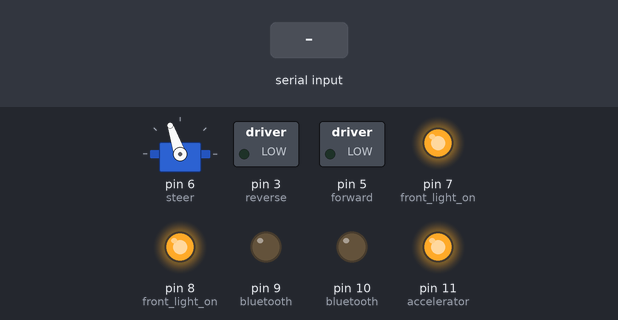
Recording of a sketch running on a simulated Arduino Uno, built with avr-gcc and run on an emulated ATmega328P. Parts: servo, switched loads named in the sketch (green lamp = pin HIGH), output pins drawn as LEDs (lit = HIGH). Inputs (shaded band) come from the test bench.

Above: at 1.2 s.
1.3 s: byte 88 ('X') received over Serial
At 1.8 s:
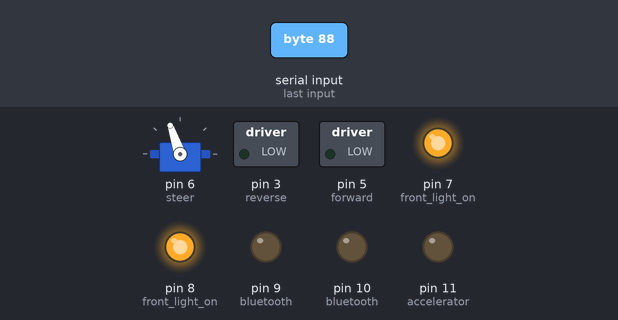
4.3 s: "G" received over Serial
At 4.8 s:
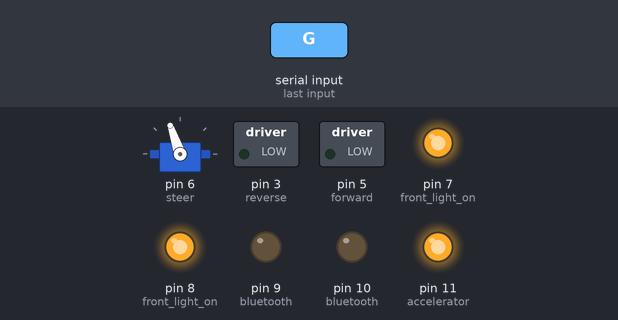
5.9 s: byte 119 ('w') received over Serial
At 7.2 s:
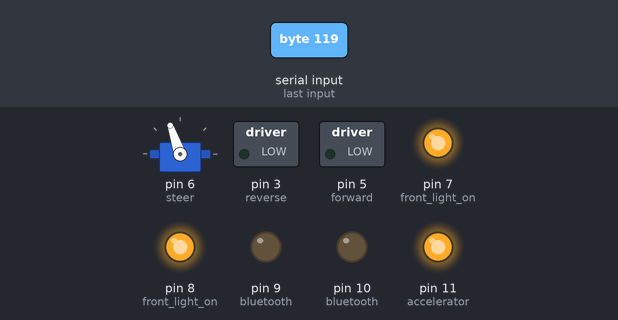
7.5 s: "R" received over Serial
At 8.4 s:
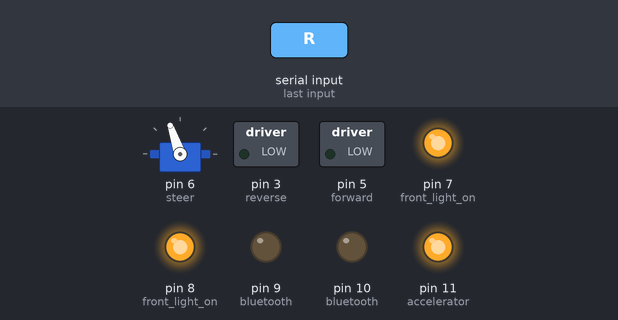
9.1 s: "I" received over Serial
At 9.6 s:
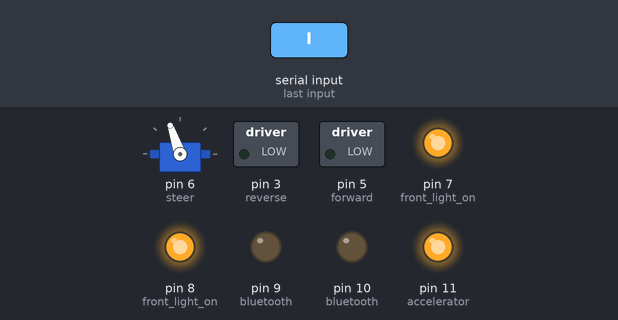
10.7 s: "H" received over Serial
At 12.0 s:
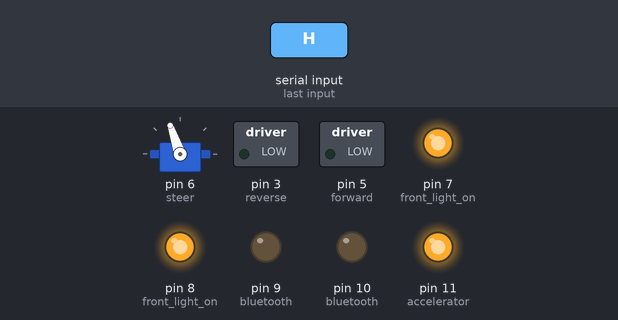
Timing chart, 0 to 13.3 s (numbered marks = the images above; inputs shaded):
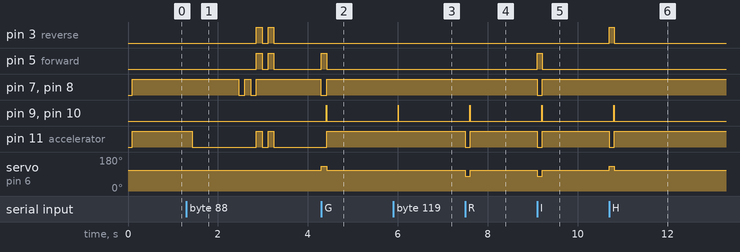

The sketch:

Lambourghini_Aventador.ino
```cpp
/*
       Lamourghini Aventador 17/2/2022
       ghini update : angles changed again bcoz of errors
*/
#include<Servo.h>
char t;
int m = 1, n = 0, mtrdrv = 0, mtrcnt = 0, fcnt = 0, flght = 0, sgnlcnt = 0, sgnl = 0, angle = 245  , remotelock = 0;
int s = 0, speed = 0, blu = 0, center = 1663,battery=0,batterylow=0,batterycount=8,battimecount=0;
int right=1348,left=1883,rangle=center-right,langle=left-center;
Servo steer;
void setup() {
  steer.attach(6);
  pinMode(5, OUTPUT);  //forward
  pinMode(3, OUTPUT);  // reverse
  pinMode(11, OUTPUT); //accelerator
  pinMode(9, OUTPUT);   //bluetooth
  pinMode(10, OUTPUT);   //bluetooth
  pinMode(8, OUTPUT);  //front light on/off
  pinMode(7, OUTPUT);  //front light on/off BOTH FOR BETTER GRND
  digitalWrite(9, 0);
  digitalWrite(10, 0);
  Serial.begin(9600);
  steer.writeMicroseconds(center);

}

void loop() {
  t = 'A';
  if (Serial.available()) {
    t = Serial.read();
    s = int (t);
    //Serial.println( readVcc(), DEC );
    //Serial.println( readTemp(), DEC );
    //Serial.println(t);
    //Serial.println(s);
    //Serial.println(langle);
    //Serial.println(rangle);

  }

  if (t != 'A')
    blu = 1;        // means bluetooth was once connected.


  if (t == 'K')
    remotelock = 1;

  if (remotelock == 1) {                                   ///  from here
    if ((s >= 89) && (s <= 113))
    {
      langle = map(s, 89, 113, 1, left-center  );
      rangle = map(s, 89, 113, 1, center-right  );       // angle setting column
    }

  }                                              //// to here


  if (remotelock == 0) {
    if (t == 'q')              // from here ....
    {
      speed = 255;
    }                          //this is speed setting column for phone

    if ((s >= 48) && (s <= 57))
    {
      s = s - 48;
      speed = (25.5 * s);

    }                               // to here ....

  }                              // from here
  if (remotelock == 1)
  {
    if ((s >= 32) && (s <= 64))
    { // this is speed setting column for remote
      speed = map(s, 32, 64, 0, 255);
    }
  }                                    // to here


  if (t == 'F') {          //move forward


    if (speed == 255)
    {
      digitalWrite(11, 1);
    }
    else
    {
      analogWrite(11, speed);
    }

    steer.writeMicroseconds(center);
    digitalWrite(5, HIGH);
    digitalWrite(3, LOW);
    digitalWrite(8, 0);
    digitalWrite(7, 0);
    fcnt = 0;
    flght = 0;
    m = 1;
    n = 0;
    sgnl = 0;


  }

  else if (t == 'B') {    //move reverse

    if (speed == 255)
    {
      digitalWrite(11, 1);

    }
    else
    {
      analogWrite(11, speed);
    }

    steer.writeMicroseconds(center);
    digitalWrite(3, HIGH);
    digitalWrite(5, LOW);
    //  digitalWrite(8, LOW);
    // fcnt = 100;
    sgnl = 0;


    // flght = 0;
    m = 1;
    n = 0;
  }

  else if (t == 'L') {       //left
    if (m == 1)
      digitalWrite(11, 0);
    if (m == 0)
      digitalWrite(11, 1);
    steer.writeMicroseconds( center + langle);
    //digitalWrite(8,LOW);
    m = 1;
    n = 0;

  }

  else if (t == 'R') {       //right
    if (m == 1)
      digitalWrite(11, 0);
    if (m == 0)
      digitalWrite(11, 1);
    steer.writeMicroseconds(  center - rangle);
    //digitalWrite(8,LOW);
    m = 1;
    n = 0;

  }

  else if (t == 'G') {  //forward left

    if (speed == 255)
    {
      digitalWrite(11, 1);

    }
    else
    {
      analogWrite(11, speed);
    }
    digitalWrite(5, HIGH);
    digitalWrite(3, LOW);
    steer.writeMicroseconds(  center + langle);
    digitalWrite(8, 0);
    digitalWrite(7, 0);
    fcnt = 0;
    sgnl = 0;
    flght = 0;
    m = 1;
    n = 0;

  }
  else if (t == 'I') { //forward right

    if (speed == 255)
    {
      digitalWrite(11, 1);

    }
    else
    {
      analogWrite(11, speed);
    }
    digitalWrite(3, LOW);
    digitalWrite(5, HIGH);
    steer.writeMicroseconds(  center - rangle);
    digitalWrite(8, 0);
    digitalWrite(7, 0);
    fcnt = 0;
    sgnl = 0;
    flght = 0;
    m = 1;
    n = 0;
  }
  else if (t == 'H') { //backward left
    if (speed == 255)
    {
      digitalWrite(11, 1);

    }
    else
    {
      analogWrite(11, speed);
    }

    digitalWrite(3, HIGH);
    digitalWrite(5, LOW);
    steer.writeMicroseconds(  center + langle);
    //  digitalWrite(8, LOW);
    // fcnt = 100;
    sgnl = 0;
    //  flght = 0;
    m = 1;
    n = 0;
  }
  else if (t == 'J') { //backward right
    if (speed == 255)
    {
      digitalWrite(11, 1);

    }
    else
    {
      analogWrite(11, speed);
    }

    steer.writeMicroseconds(  center - rangle);
    digitalWrite(3, HIGH);
    digitalWrite(5, LOW);
    //  digitalWrite(8, LOW);
    // fcnt = 100;
    sgnl = 0;
    // flght = 0;
    m = 1;
    n = 0;
  }


  else if (t == 'S') {    //STOP (all motors stop)

    battery=readVcc();
   //Serial.println(battery);
    if(battery<4299)
    {
      batterycount+=1;
    }
    else
    {
      batterycount-=1;
    }
    if(batterycount>=16)
    {
      batterylow=1;
      batterycount=8;
    }
    if(batterycount<=0)
    {
      batterylow=0;
      batterycount=8;
    }

    if (m == 0)
      digitalWrite(11, 1);
    if (m == 1)
      digitalWrite(11, 0);
    digitalWrite(8, flght);
    digitalWrite(7, flght);
    steer.writeMicroseconds(  center);
    // angle = 25;

    n = 0;

  }
  else if (t == 'W') { //lights on

    digitalWrite(5, 1);
    digitalWrite(3, 1);
    flght = 0;
    m = 0;
    sgnl = 0;
    n = 0;
  }
  else if (t == 'w') { // lights off

    digitalWrite(5, 0);
    digitalWrite(3, 0);
    flght = 1;
    sgnl = 0;
    m = 1;
    n = 0;
  }
  else if (t == 'X') { // parking lights on

    sgnl = 1;
  }
  else if (t == 'x') {

    sgnl = 0;         // parking lights off
  }
  else if (t == 'V' || t == 'v') { // emergency all off
    digitalWrite(5, LOW);
    digitalWrite(3, LOW);
    steer.writeMicroseconds(  center);
    digitalWrite(8, 1);
    digitalWrite(7, 1);
    n = 0;
    m = 1;
    sgnl = 0;

    digitalWrite(11, 0);
  }
  else if (t == 'A')
  { // no signal then off

     battery=readVcc();               // FROM HERE
   //Serial.println(battery);
    if(battery<4299)
    {
      batterycount+=1;
    }
    else
    {
      batterycount-=1;
    }
    if(batterycount>=16)                  //   CHECKING BATTERY WHEN NO SIGNAL
    {
      batterylow=1;
      batterycount=8;
    }
    if(batterycount<=0)
    {
      batterylow=0;
      batterycount=8;
    }                                 // TO HERE


    n = n + 1;
    if ((n >= 20) && (n <= 22)) {
      //n = 0;
      m = 1;

      if (blu == 1)
      {
        blu = 0;
        digitalWrite(9, 1);
        digitalWrite(10, 1);

        delay(10);
        digitalWrite(9, 0);
        digitalWrite(10, 0);

      }


      if (sgnl == 0)
      {


        digitalWrite(5, LOW);
        digitalWrite(3, LOW);
        digitalWrite(11, 1);
        digitalWrite(8, 1);
        digitalWrite(7, 1);
        angle = 25;
      }
      steer.writeMicroseconds(  center);

    }
  }


  if (fcnt <= 250)                // from here ....
  {
    fcnt = fcnt + 1;
    if (fcnt >= 250)             //this is timer portocol for headlight while motion.
    {
      flght = m;
      digitalWrite(8, m);
      digitalWrite(7, m);
    }
  }
  else
  {
    flght = m;
  }                            //to here ....
  if (sgnl == 1) {             // from here
    sgnlcnt = sgnlcnt + 1;
    if ((sgnlcnt >= 25 ) && (sgnlcnt < 1000)) {
      digitalWrite(8, 1);
      digitalWrite(7, 1);
      digitalWrite(5, 0);
      digitalWrite(3, 0);
      digitalWrite(11, 0);
      m = 1;                    // parking light blinking function
      flght = 1;
      sgnlcnt = 1000;
    }
    if ((sgnlcnt >= 1200) && (sgnlcnt < 1225)) {
      digitalWrite(8, 0);
      digitalWrite(7, 0);
      digitalWrite(5, 0);
      digitalWrite(3, 0);
      digitalWrite(11, 0);
      flght = 0;
      m = 0;
    }
    if ((sgnlcnt >= 1225) && (sgnlcnt < 1250)) {
      digitalWrite(8, 1);
      digitalWrite(7, 1);
      digitalWrite(5, 0);
      digitalWrite(3, 0);
      digitalWrite(11, 0);
      flght = 1;
      m = 1;
    }
    if ((sgnlcnt >= 1250) && (sgnlcnt < 1275)) {
      digitalWrite(8, 0);
      digitalWrite(7, 0);
      digitalWrite(5, 0);
      digitalWrite(3, 0);
      digitalWrite(11, 0);
      flght = 0;
      m = 0;
    }
    if ((sgnlcnt >= 1275) && (sgnlcnt < 1300)) {
      digitalWrite(8, 1);
      digitalWrite(7, 1);
      digitalWrite(5, 1);
      digitalWrite(3, 1);
      digitalWrite(11, 1);
      flght = 1;
      m = 1;
      // sgnlcnt = 0;
    }
    if ((sgnlcnt >= 1300) && (sgnlcnt < 1325)) {
      digitalWrite(8, 1);
      digitalWrite(7, 1);
      digitalWrite(5, 0);
      digitalWrite(3, 0);
      digitalWrite(11, 0);
      flght = 1;
      m = 1;
      //  sgnlcnt = 0;
    }
    if (sgnlcnt >= 1325) {
      digitalWrite(8, 1);
      digitalWrite(7, 1);
      digitalWrite(5, 1);
      digitalWrite(3, 1);
      digitalWrite(11, 1);
      flght = 1;
      m = 1;
      sgnlcnt = 0;
    }
  }                           // to here


if(batterylow==1)
{
  battimecount+=1;
  if(battimecount>=25)
  {
    digitalWrite(7,1);
    digitalWrite(8,1);
  }
  if(battimecount>=50)
  {
    digitalWrite(7,0);
    digitalWrite(8,0);
    battimecount=0;
  }
}

  delay(5);
}

long readVcc()
{ long result;
// Read 1.1V reference against AVcc
ADMUX = _BV(REFS0) | _BV(MUX3) | _BV(MUX2) | _BV(MUX1);
//delay(2);
// Wait for Vref to settle
ADCSRA |= _BV(ADSC);
// Convert
while (bit_is_set(ADCSRA,ADSC));
result = ADCL;
result |= ADCH<<8;
result = 1126400L / result;
// Back-calculate AVcc in mV
return result; }
```

Measured:
- after the input at 1.3 s, pin 3 (reverse), pin 5 (forward): alternates HIGH for 0.13 s and LOW for 0.13 s, 4 changes in all, then stays LOW, starting after 1.6 s
- after the input at 4.3 s, pin 3 (reverse): stops changing and stays LOW; pin 7 (front_light_on), pin 8 (front_light_on): goes on until 4.4 s, then stays HIGH; pin 9 (bluetooth), pin 10 (bluetooth): LOW → HIGH after 0.11 s, → LOW 0.01 s later; servo on pin 6 (steer): 109° → 130° at once, → 109° 0.11 s later
- after the input at 5.9 s, pin 9 (bluetooth), pin 10 (bluetooth): LOW → HIGH after 0.11 s, → LOW 0.01 s later
- after the input at 7.5 s, pin 9 (bluetooth), pin 10 (bluetooth): LOW → HIGH after 0.11 s, → LOW 0.01 s later; pin 11 (accelerator): HIGH → LOW at once, → HIGH 0.11 s later; servo on pin 6 (steer): 109° → 78° at once, → 109° 0.11 s later
- after the input at 9.1 s, pin 5 (forward): LOW → HIGH at once, → LOW 0.11 s later; pin 7 (front_light_on), pin 8 (front_light_on), pin 11 (accelerator): HIGH → LOW at once, → HIGH 0.11 s later; pin 9 (bluetooth), pin 10 (bluetooth): LOW → HIGH after 0.11 s, → LOW 0.01 s later; servo on pin 6 (steer): 109° → 78° at once, → 109° 0.11 s later
- after the input at 10.7 s, pin 3 (reverse): LOW → HIGH at once, → LOW 0.11 s later; pin 9 (bluetooth), pin 10 (bluetooth): LOW → HIGH after 0.10 s, → LOW 0.01 s later; pin 11 (accelerator): HIGH → LOW at once, → HIGH 0.11 s later; servo on pin 6 (steer): 109° → 130° at once, → 109° 0.11 s later
